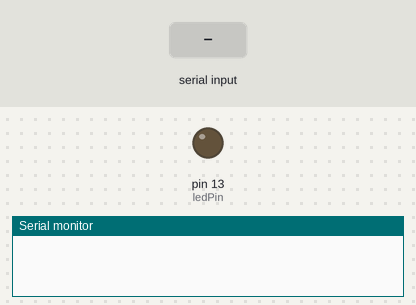
A sketch run on a simulated Arduino Uno, built with avr-gcc and run on an emulated ATmega328P. Shown: output pins drawn as LEDs (lit = HIGH), the last lines printed to the serial monitor. Inputs (shaded band) come from the test bench.

Above: at 1.2 s.
1.3 s: "1\n" received over Serial
At 2.2 s:
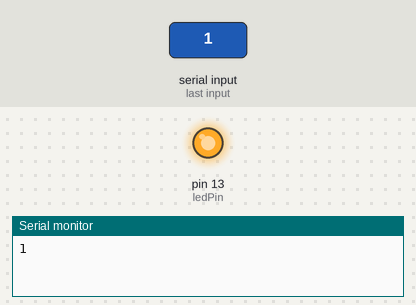
2.8 s: "0\n" received over Serial
At 3.3 s:
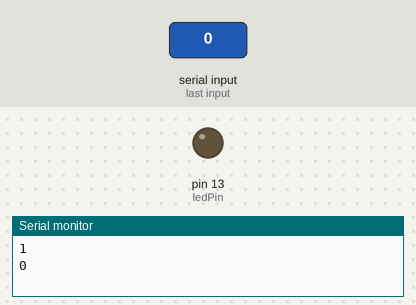
Timing chart, 0 to 5.8 s (numbered marks = the images above; inputs shaded):
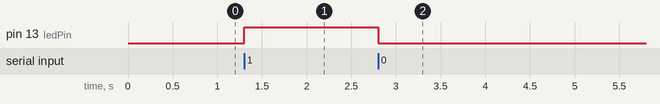

The sketch:

bt_led.ino
```cpp
/*
 *  Bluetooh Basic: LED ON OFF - Avishkar
 *  Coder - Mayoogh Girish
 *  Website - http://bit.do/Avishkar
 *  Download the App :
 *  This program lets you to control a LED on pin 13 of arduino using a bluetooth module
 */
char Incoming_value = 0;                //Variable for storing Incoming_value
const int ledPin = LED_BUILTIN;
void setup()
{
  Serial.begin(115200);         //Sets the data rate in bits per second (baud) for serial data transmission
  pinMode(ledPin, OUTPUT);        //Sets digital pin 13 as output pin
}

void loop()
{
  if(Serial.available() > 0)
  {
    Incoming_value = Serial.read();      //Read the incoming data and store it into variable Incoming_value
    Serial.print(Incoming_value);        //Print Value of Incoming_value in Serial monitor
    Serial.print("\n");        //New line
    if(Incoming_value == '1')            //Checks whether value of Incoming_value is equal to 1
      digitalWrite(ledPin, HIGH);  //If value is 1 then LED turns ON
    else if(Incoming_value == '0')       //Checks whether value of Incoming_value is equal to 0
      digitalWrite(ledPin, LOW);   //If value is 0 then LED turns OFF
  }

}
```

Measured:
- after the input at 1.3 s, pin 13 (ledPin): LOW → HIGH at once
- after the input at 2.8 s, pin 13 (ledPin): HIGH → LOW at once
